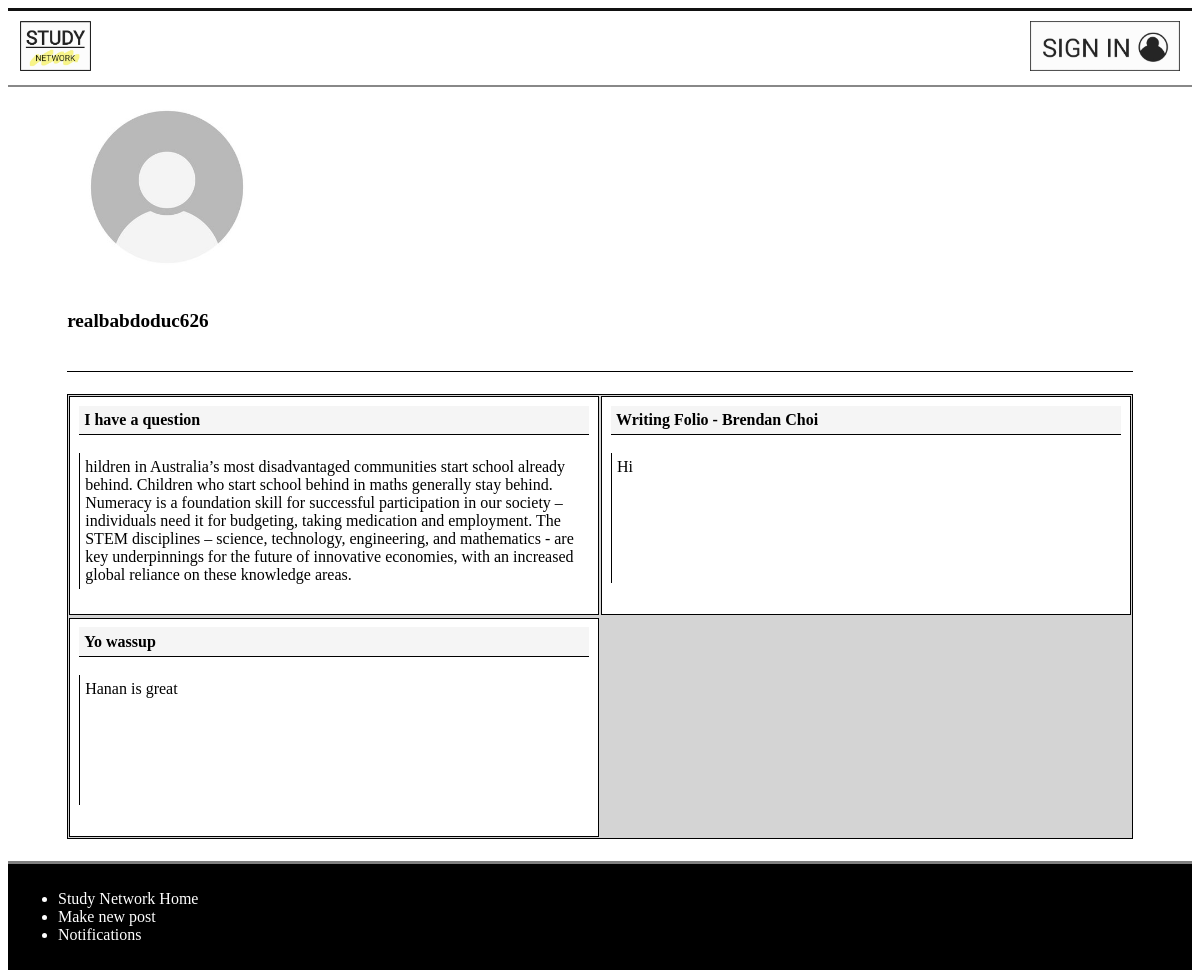
Page /profile/6 on the committed database.
### models.py (models this page shows)
class User(db.Model):
    __tablename__ = 'User'
    id = db.Column(db.Integer, primary_key=True)
    username = db.Column(db.Text)
    email = db.Column(db.Text)
    password = db.Column(db.Text)
    user_post = db.relationship('Post', back_populates='post_user')
    notifications_user = db.relationship('Notification', back_populates='users_notification')
    users = db.relationship('Comment', back_populates='post')

class Post(db.Model):
    __tablename__ = 'Post'
    id = db.Column(db.Integer, primary_key=True)
    title = db.Column(db.Text)
    discussion = db.Column(db.Text)
    date = db.Column(db.Integer)
    comments = db.Column(db.Integer)
    user_id = db.Column(db.Integer, db.ForeignKey('User.id'))
    post_user = db.relationship('User', back_populates='user_post')
    replies_post = db.relationship('Reply', secondary=PostReply, back_populates='posts_reply')
    categories_post = db.relationship('Category', secondary=PostCategory, back_populates='posts_category')
    notifications_post = db.relationship('Notification', back_populates='posts_notification')
    posts = db.relationship('Comment', back_populates='user')

### main.py (the view)
@app.route('/profile/<int:id>')
def profile(id):
    user_info = models.User.query.filter_by(id = id).first_or_404()
    post_info = models.Post.query.filter_by(user_id = id).order_by(desc(models.Post.id)).all()
    if g.logged_in_user:
        logged_in_user_info = models.User.query.filter_by(id = session["logged_in_user"]).first_or_404()
        return render_template('profile.html', user=user_info, post=post_info, loginuser=logged_in_user_info)
    else:
        return render_template('profile.html', user=user_info, post=post_info)

### main.py (called while the page is built)
@app.context_processor
def notification_processor():
    if  g.logged_in_user:
        num_notification = models.Notification.query.filter_by(user_id = session["logged_in_user"]).all()
        if len(num_notification) > 99:
            return dict(num_notification = "99..") #When the number of notification is too big, it just shows 99+.
        else:
            return dict(num_notification = len(num_notification))
    else:
        return dict(num_notification = "No one is logged in")

@app.before_request
def before_request():
    g.logged_in_user = None
    if 'logged_in_user' in session:
        g.logged_in_user = session['logged_in_user']

### templates/profile.html (shortened to what this page needs)
{% extends 'layout.html' %}
{% block content %}
<main>
<div class="personal_info">
<img src="/static/logo/sampleProfile.jpg" alt="profile pic" width="200px" height="200px">
<p class="username"><strong>{{ user.username }}</strong></p>
</div>
<div class="profile" id="pro">
{% if post %}
    {% for each_post in post %}
        {% if g.logged_in_user %}
            <p><a href="/delete_post/{{each_post.id}}"><img id=manageProfile src="/static/logo/red X.jpg" alt="click to delete"></a>
                <a class="title" href="/comment/{{each_post.id}}"><strong>{{each_post.title}}</strong></a><br>
            <a class="discussion" href="/comment/{{each_post.id}}">{{each_post.discussion}}</a></p>
        {% else %}
            <p><a class="title" href="/signin"><strong>{{each_post.title}}</strong></a><br>
            <a class="discussion" href="/signin">{{each_post.discussion}}</a></p>
        {% endif %}
    {% endfor %}
</div>
{% else %}
    <p>There are no posts to display</p>
{% endif %}
</main>
{% endblock %}

### static/css/style.css (style rules this page uses)
a { text-decoration: none; color: #111; }
body main { display: block; max-width: 90%; margin-left: 5%; }
.title { grid-column: 1; grid-row: 1; margin-right: 2%; border-bottom: rgb(160, 160, 160) solid 3px; }
.discussion { grid-row:2; grid-column: 1; min-height: 100px; margin-right: 2%; padding-left: 1%; padding-top:1%; border-left: rgb(252, 229, 128) solid 3px; }
.profile { display: grid; grid-template-columns: 100%; overflow:auto; grid-row: black; border: 1px solid black; background-color: rgb(212, 212, 212); margin: 2% 0; }
.profile p { height: 200px; padding: 1.6666666666%; border: 1px solid black; overflow:scroll; margin: 0.2%; background-color: white; }
.profile p .title { display: block; background-color: whitesmoke; width: 98%; height: auto; margin:0; padding: 1%; color: black; border-bottom: 1px solid black; }
.profile p .discussion { display: block; padding: 1%; width: 98%; height: auto; color: black; min-height: 120px; border-left: 1px black solid; }
.personal_info { border-bottom: 1px solid black; padding-bottom: 20px; }
.username { font-size: larger; }
@media screen and (min-width: 600px) { .profile { grid-template-columns: 50% 50% } }

### rows in the picture
User: username "realbabdoduc626"
Post: title "I have a question", discussion "hildren in Australia’s most disadvantaged communities start school already behind. Children who start school behind in maths generally stay behind. Numeracy is a foundation skill for successful participation in our society – individuals need it for budgeting, taking medication and employment. The STEM disciplines – science, technology, engineering, and mathematics - are key underpinnings for the future of innovative economies, with an increased global reliance on these knowledge areas."
Post: title "Writing Folio - Brendan Choi", discussion "Hi"
Post: title "Yo wassup", discussion "Hanan is great"
